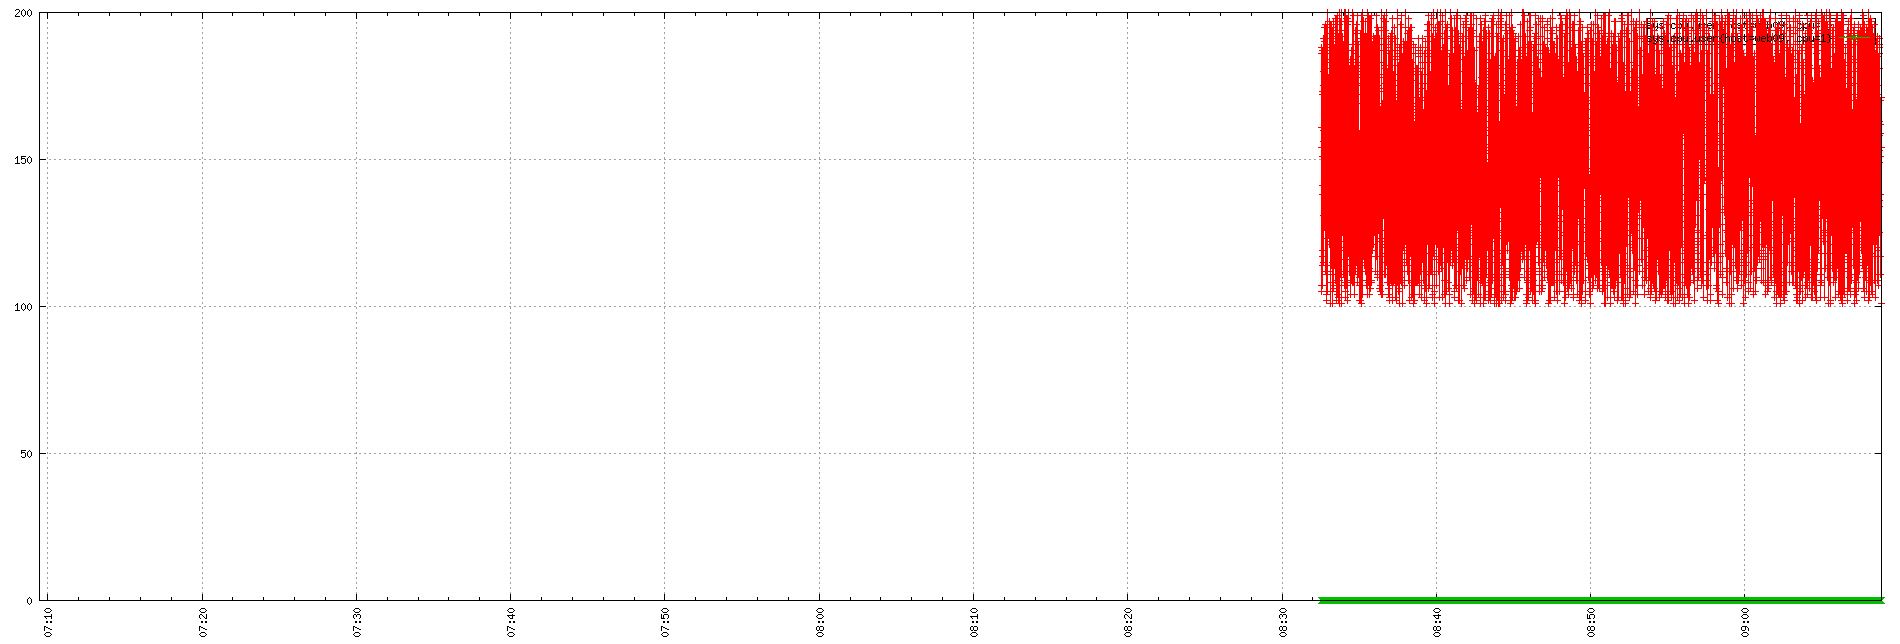

Write gnuplot code to recreate this figure.
set term png small size 1900,644
set xdata time
set timefmt "%s"
if (GPVAL_VERSION < 4.6) set xtics rotate; else set xtics rotate right
set output "${TMPDIR-'tmp'}/tsd/50535bfb.png"
set xrange ["1673766568":"1673773731"]
set format x "%H:%M"
set grid
set style data linespoint
set key right box
set yrange [0:]
plot  "${TMPDIR-'tmp'}/tsd/50535bfb_0.dat" using 1:2 title "sys.cpu.user{host=web09, cpu=3}", \
 "${TMPDIR-'tmp'}/tsd/50535bfb_1.dat" using 1:2 title "sys.cpu.user{host=web09, cpu=1}"
